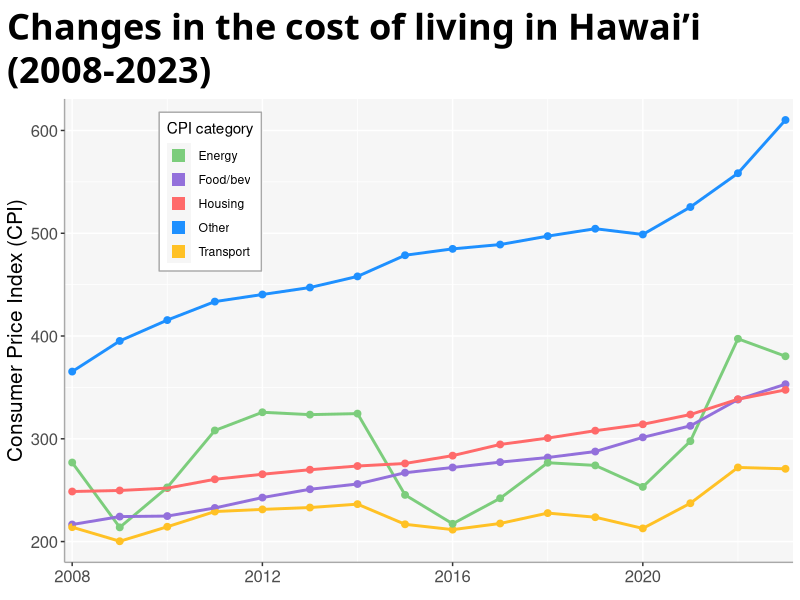

This figure's R source: (Note: this script raises an error after producing the figure.)
## Looking at how consumer price index has changed in Hawai'i over time
library(ggtext)
library(ggplot2)
library(tidyverse)

cpi_data <- read_csv('data/HI_CPI_data.csv') 

cpi <- cpi_data %>%
  pivot_longer(cols= 4:19, names_to = 'year', values_to = 'CPI') %>%
  select(1, 5, 6) %>%
  pivot_wider(names_from = 'Indicator', values_from = 'CPI') %>%
  mutate(year = as.numeric(year)) %>%
  rename(food_bev = 'CPI- Food & beverages',
         housing = 'CPI- Housing',
         apparel = 'CPI- Apparel',
         trnsprt = 'CPI- Transportation',
         med_care = 'CPI- Medical care',
         education = 'CPI- Educ. & communication',
         rec = 'CPI- Recreation',
         energy = 'CPI- Energy',
         other = 'CPI- Other good & services')

cpi_plot <- cpi %>%
  select(-apparel, -rec, -education, -med_care) %>%
  pivot_longer(cols = 2:6, names_to = 'cpi', values_to = 'value') %>%
  
  ggplot(aes(x=year, y=value, color=cpi)) +
  # geom_smooth(data = subset(cpi2, cpi=='avgs'), show.legend = FALSE) +
  geom_point(size = 2) +
  geom_path(linewidth = 1, linejoin = 'round', show.legend = FALSE) +
  
  scale_x_continuous(expand = c(0.01,0.01))+
  scale_color_manual(name = 'CPI category',
                     values = c('palegreen3', 'mediumpurple', 'indianred1',
                                'dodgerblue', 'goldenrod1'),
                     labels = c('Energy', 'Food/bev', 'Housing', 'Other', 'Transport'),
                     guide = guide_legend(override.aes = list(shape=15, size = 4))) +
  
  labs(
    title = "Changes in the cost of living in Hawai'i (2008-2023)",
    x = NULL,
    y = 'Consumer Price Index (CPI)'
  ) +
  
  theme(
    plot.title = element_textbox_simple(family='patua-one', face='bold', size=26,
                                        margin = margin(0,0,5,0)),
    plot.title.position = 'plot',
    panel.background = element_rect(fill = '#f6f6f6'),
    legend.background = element_rect(color='darkgrey', fill = "white"),
    legend.key = element_rect(fill = '#f6f6f6'),
    legend.position = "inside",
    legend.position.inside = c(0.2, 0.8),
    axis.line = element_line(color = 'darkgrey'),
    axis.text = element_text(size = 12),
    axis.title = element_text(size=15),
    plot.margin = margin(10,5,10,5),
    panel.spacing = unit(0.3, 'in')
  )
 
cost_of_living <- cpi %>%
  mutate(avgs = rowMeans(cpi[2:6], na.rm = TRUE)) %>%
  select(year, avgs) +
  pivot_longer(cols = 2, names_to = 'cpi', values_to = 'value')
  
cpi_plot +
  geom_smooth(mapping = aes(x=year, y=avgs, color='lightgrey'), data = cost_of_living, show.legend = FALSE)




